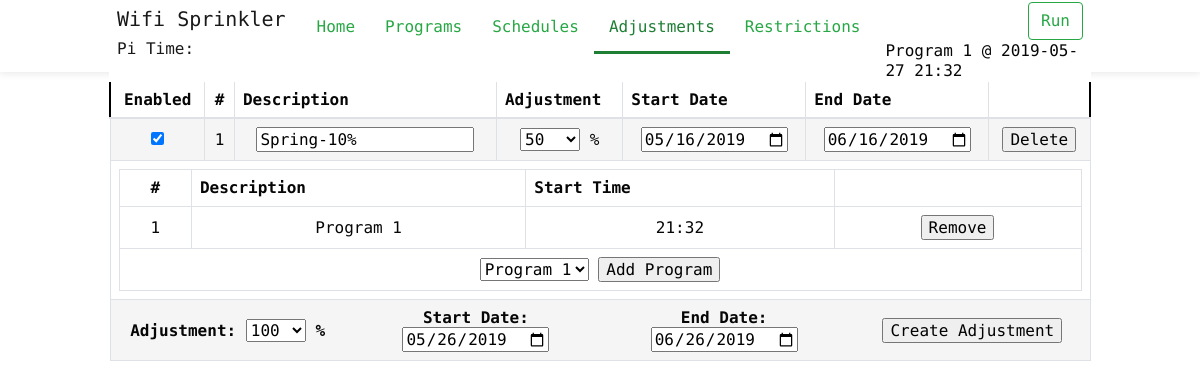
The page /adjustments on the database as committed earlier.
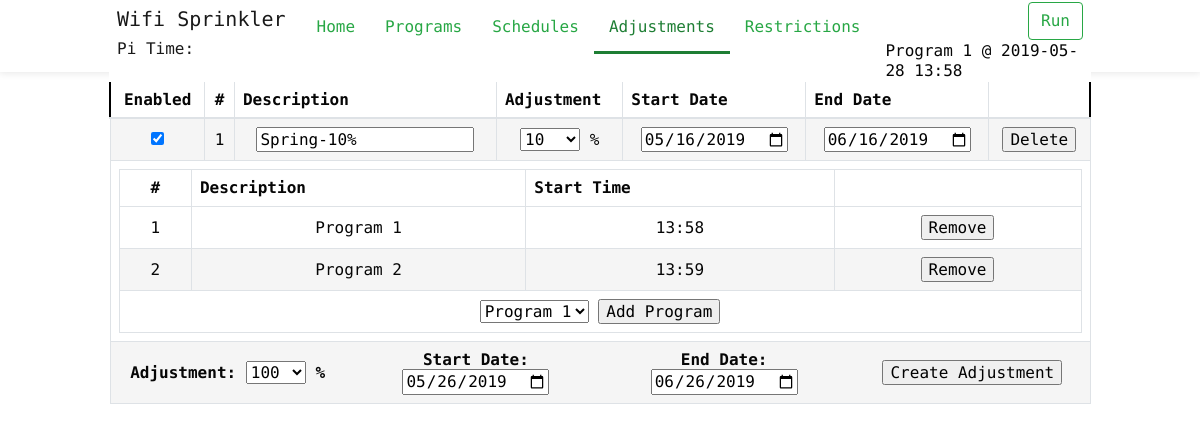
The same page on the database as committed later.
### main.py (models this page shows)
class Program(db.Model):
	__tablename__ = 'Program'
	program_id = db.Column(db.Integer, primary_key=True)
	description = db.Column(db.String(120), unique=False, nullable=True)
	enabled = db.Column(db.Boolean)
	program_zones = db.relationship('Program_Zones', backref='program', cascade="all, delete-orphan")
	program_run = db.relationship('Program_Run', backref='program', cascade="all, delete-orphan")
	program_schedule = db.relationship('Program_Schedule', backref='program', cascade="all, delete-orphan")
	program_adjustment = db.relationship('Program_Adjustment', backref='program', cascade="all, delete-orphan")
	program_restriction = db.relationship('Program_Restriction', backref='program', cascade="all, delete-orphan")

class Adjustment(db.Model):
	__tablename__ = 'Adjustment'
	adjustment_id = db.Column(db.Integer, primary_key=True)
	adjust_value = db.Column(db.Integer, unique=False)
	description = db.Column(db.String(120), unique=False, nullable=False)
	start_date = db.Column(db.DateTime, unique=False, default=datetime.now)
	end_date = db.Column(db.DateTime, unique=False, default=datetime.now)
	enabled = db.Column(db.Boolean)
	program_adjustment = db.relationship('Program_Adjustment', backref='adjustment', cascade="all, delete-orphan")

class Program_Adjustment(db.Model):
	__tablename__ = 'Program_Adjustment'
	__table_args__ = (
		PrimaryKeyConstraint('program_id', 'adjustment_id'),
	)
	program_id = db.Column(db.Integer, db.ForeignKey("Program.program_id"), primary_key=True)
	adjustment_id = db.Column(db.Integer, db.ForeignKey("Adjustment.adjustment_id"), primary_key=True)

### main.py (the view)
@app.route("/adjustments")
def adjustments():
	adjustments = Adjustment.query.all()
	programs = Program.query.filter_by(enabled=True)
	next_progam_run = GetNextProgamRun()
	return render_template('adjustments.html', adjustments=adjustments, programs=programs, next_progam_run=next_progam_run, curent_page='Adjustments')

### main.py (called while the page is built)
@app.context_processor
def utility_processor():
	return dict(isAllowedTime=isAllowedTime )

@app.template_filter('dateformat')
def dateformat(value, format='%Y-%m-%d'):
	return value.strftime(format)

@app.template_filter('timeformat')
def timeformat(value, format='%H:%M'):
	return value.strftime(format)

@app.template_filter('datetimeformat')
def datetimeformat(value, format='%Y-%m-%d %H:%M'):
	return value.strftime(format)

### templates/adjustments.html (shortened to what this page needs)
{% extends 'layout.html' %}
{% from "_macros.html" import duration, percentage %}
{% block body %}
		<div class="container" >
			<div class="row">
				<div id="adjustment_div" class="col-lg-12">
					<table class="table table-bordered dataTable" id="dataTable" cellspacing="0" width="100%">
						<thead>
							<tr role="row" style="border: 2px solid #000 !important;">
								<th class="center">Enabled</th>
								<th class="td-select center">#</th>
								<th class="td-select">Description</th>
								<th>Adjustment</th>
								<th>Start Date</th>
								<th>End Date</th>
								<th class="center"></th>
							</tr>
						</thead>
						<tfoot>
							<tr>
								<th colspan="7" class="AddAdjustmentSpan center RowEven">
									<div class="row" >
										<div class="col-sm-3 middle">
											Adjustment:	{{ percentage('adjust-value', 100, True) }} %
										</div>
										<div class="col-sm-3 middle">
											Start Date: <input type="date" id="adjust_startdate" value="" style="" />
										</div>
										<div class="col-sm-3 middle">
											End Date: <input type="date" id="adjust_enddate" value="" style="" />
										</div>
										<div class="col-sm-3 middle">
											<input type="button" id="btn_add_adjustment" value="Create Adjustment" style=""/>
										</div>
									</div>
								</th>
							</tr>
						</tfoot>
						<tbody>
							{% for adjustment in adjustments %}
							<tr role="row" class="RowEven" style="border-top: 2px solid #000;">
								<td>
									{% if adjustment.enabled %}
									<input type="checkbox" id="chk_{{adjustment.adjustment_id}}" name="chk_{{adjustment.adjustment_id}}" checked>
									{% else %}
									<input type="checkbox" id="chk_{{adjustment.adjustment_id}}" name="chk_{{adjustment.adjustment_id}}">
									{% endif %}
						      </td>
						      <td class="td-select">{{ adjustment.adjustment_id }}</td>
								<td class="AdjustmentDescriptionSpan td-select">
									<input type="text" id="desc_{{ adjustment.adjustment_id }}" value="{{ adjustment.description }}" style="" {{'' if adjustment.enabled else 'disabled'}} >
								</td>
								<td class="AdjustmentValue">
									{{ percentage(adjustment.adjustment_id, adjustment.adjust_value, adjustment.enabled) }} %
								</td>
								<td class="AdjustmentStartDate">
									<input type="date" id="start-date_{{ adjustment.adjustment_id }}" value="{{ adjustment.start_date|dateformat }}" style="" {{'' if adjustment.enabled else 'disabled'}}/>
								</td>
								<td class="AdjustmentEndDate">
									<input type="date" id="end-date_{{ adjustment.adjustment_id }}" value="{{ adjustment.end_date|dateformat }}" style="" {{'' if adjustment.enabled else 'disabled'}}/>
								</td>
								<td class="AdjustmentDeleteSpan">
									<input type="button" id="delete_{{ adjustment.adjustment_id }}" value="Delete" style=""/>
								</td>
								</tr>
							<tr>
								<td colspan="7">
									<table class="table table-bordered dataTable" id="table_{{adjustment.adjustment_id}}" cellspacing="0" width="100%" style="margin-bottom: 0px;">
										<tr role="row">
											<th class="center">#</th>
											<th>Description</th>
											<th>Start Time</th>
											<th></th>
										</tr>
										<tfoot>
											<tr>
												<th colspan="5" class="center ProgramAddSpan">
													<select id="select-program_{{adjustment.adjustment_id}}">
													{% for program in programs %}
													<option value="{{ program.program_id }}">{{ program.description }}</option>
													{% endfor %}
													</select>
													<input type="button" id="btn-program-add_{{adjustment.adjustment_id}}" value="Add Program" style=""/>
												</th>
											</tr>
										</tfoot>
										{% for program in adjustment.program_adjustment %}
											{% if loop.index % 2 == 0 %}
											<tr role="row" class="RowEven">
											{% else %}
											<tr role="row" class="RowOdd">
											{% endif %}
											<td>{{ program.program_id }}</td>
											<td>{{ program.program.description }}</td>
											<td class="ProgramStartTimeSpan">
												{% for run_time in program.program.program_run %}
													<div>
														<span id="run_time">{{ run_time.start_time|timeformat }}</span>
												{% endfor %}
											</td>
											<td class="ProgramDeleteSpan">
												<input type="button" id="remove_{{ program.program_id }}" value="Remove" style="min-width: 50px;"/>
											</td>
										</tr>
										{% endfor %}
									</table>
								</td>
							</tr>
						  {% endfor %}
						</tbody>
					</table>
				</div>
			</div>
		</div>
	</body>
</html>
{% endblock %}

### templates/layout.html (shortened to what this page needs)
<!doctype html>
<html lang="">
	<head>
		<link rel="stylesheet" href="{{ url_for('static', filename='css/bootstrap.min.css') }}">
		<link rel="stylesheet" href="{{ url_for('static', filename='css/wifi-sprinkler.css') }}">
		<link rel="stylesheet" href="//code.jquery.com/ui/1.12.1/themes/base/jquery-ui.css">
	</head>
	<body class="home with-promo">
		<header class="fixed-top">
			<div class="headerLightBox">
				<div class="container" >
					<nav class="navbar navbar-toggleable-md navbar-light">
						<div class="logo">
							<a class="navbar-brand" href="/">
								<h5>Wifi Sprinkler</h6>
								<h6>Pi Time: <Pi Time: <span id='time_value' class="label" ></h6>
							</a>
						</div>
						<div class="navigation">
							<ul class="nav navbar-left">
								<li class="nav-item {{'active' if curent_page=='Home'}} tf-menu">
									<a class="nav-link" href="/">Home</a>
								</li>
								<li class="nav-item {{'active' if curent_page=='Programs'}} tf-menu">
									<a class="nav-link" href="/programs">Programs</a>
								</li>
								<li class="nav-item {{'active' if curent_page=='Schedules'}} tf-menu">
									<a class="nav-link" href="/schedules">Schedules</a>
								</li>
								<li class="nav-item {{'active' if curent_page=='Adjustments'}} tf-menu">
									<a class="nav-link" href="/adjustments">Adjustments</a>
								</li>
								<li class="nav-item {{'active' if curent_page=='Restrictions'}} tf-menu">
									<a class="nav-link" href="/restrictions">Restrictions</a>
								</li>
							</ul>
							<ul class="nav navbar-right justify-content-end">
								<li>
									<button class="btn btn-outline-success my-2 my-sm-0 start_stop_btn" type="button" id="">Run</button>
								</li>
								{% if next_progam_run.program is not none %}
								<li>
									<div style="padding-left: 10px;">
										<span class="middle">
										{{next_progam_run.program}}{{' @ ' + next_progam_run.run_datetime|datetimeformat if next_progam_run.program_id != 0 else ''}}
									</span>
									</div>
								</li>
								{% endif %}
							</ul>
						</div>
					</nav>
				</div>
			</div>
		</header>
		{% block body %}{% endblock %}

### templates/_macros.html (shortened to what this page needs)
{% macro percentage(id, value, enabled=True) %}
<select id ="select_{{ id }}" style="width:100%;max-width: 60px;" {{'' if enabled else 'disabled'}}>
	{% for n in range(200, 0, -10) %}
		<option value='{{n}}' {{'selected' if value==n else ''}}>{{n}}</option>
	{% endfor %}
</select>
{% endmacro %}

### static/css/wifi-sprinkler.css (style rules this page uses)
.container { padding-left: 5px; padding-right: 5px; }
.center { text-align: center; margin: auto; }
.middle { vertical-align: middle;margin: auto; }
.RowOdd { background-color: #FFF; text-align: center; }
.RowEven { background-color: #F5F5F5; text-align: center; }
.table-bordered td, .table-bordered th { vertical-align: middle; }
@media (min-width: 720px) { .td-select { display:table-cell !important; } }
@media (min-width: 720px) { .table-bordered td, .table-bordered th { padding: .50rem; } }
html { font-size: 16px; font-family: "Encode Sans"!important; line-height: 1.15; -ms-text-size-adjust: 100%; -webkit-text-size-adjust: 100%; -webkit-font-smoothing: antialiased; box-sizing: border-box; -ms-overflow-style: scrollbar; }
body { font-family: "Encode Sans"!important; font-size: 1rem; font-weight: 400; line-height: 1.2; text-align: left; background-color: #fff; margin: 0; margin-top: 80px; color: #060606; -webkit-font-smoothing: antialiased; text-rendering: optimizeLegibility; height: auto; }
.fixed-bottom, .fixed-top { position: fixed; right: 0; z-index: 1030; left: 0; }
.container, .container-fluid { position: relative; margin-left: auto; margin-right: auto; height: 100%; }
header { background: #fff; z-index: 1; }
header .headerLightBox { box-shadow: 0 0 8px 1px rgba(0,0,0,.1); z-index: 1; position: relative; height: 72px; }
.navbar { width: 100%; overflow: hidden; background-color: #fff; top: 0; padding: .1rem 0.5rem; }
header .navigation { width: 100%; }
header .navbar .nav>li { float: left; }
header .logo { display: flex; -webkit-box-pack: center; -webkit-justify-content: center; -ms-flex-pack: center; justify-content: center; -webkit-box-align: center; -webkit-align-items: center; -ms-flex-align: center; align-items: center; margin: auto; }
header .navbar .nav.navbar-left>li>a { font-size: 1rem; padding: 15px 15px 15px; }
@media (min-width: 1200px) { header .logo { margin-left: 0px; margin-top: 0px; } }
@media (min-width: 992px) { header .logo { margin-right: 0px; margin-top: 0px; } }
@media (min-width: 576px) { .container { max-width: 540px; } }
@media (min-width: 768px) { .container { max-width: 720px; } }
@media (min-width: 992px) { .container { max-width: 992px; } }
@media (min-width: 992px) { header .navbar .nav.navbar-left { display: block; } }
@media (min-width: 992px) { header .navbar .nav.navbar-right { display: -webkit-box; display: -webkit-flex; display: -ms-flexbox; display: flex; -webkit-box-align: center; -webkit-align-items: center; -ms-flex-align: center; align-items: center; } }
@media (min-width: 992px) { .navbar-toggleable-md, .navbar-toggleable-md .navbar-nav { -webkit-box-orient: horizontal; -webkit-box-direction: normal; } }
@media (min-width: 992px) { .navbar-toggleable-md { -webkit-flex-direction: row; -ms-flex-direction: row; flex-direction: row; -webkit-flex-wrap: nowrap; -ms-flex-wrap: nowrap; flex-wrap: nowrap; -webkit-box-align: center; -webkit-align-items: center; -ms-flex-align: center; align-items: center; } }
@media (min-width: 992px) { a { color: #28a745; } }
@media (min-width: 992px) { li.active > a { color: #1e7e34; } }
@media (min-width: 992px) { li.active { border-bottom: 3px solid #1e7e34; -webkit-transform: scaleX(1); -ms-transform: scaleX(1); transform: scaleX(1); } }

Rows that differ between the two databases and show on the page:
changed Adjustment "Spring-10%": value "50" → "10"; gains Program_Adjustment (program_id "1", program.description "Program 1", start_time "13:58"); loses Program_Adjustment (program_id "1", program.description "Program 1", start_time "21:32")
added Program_Adjustment: program_id "2", program.description "Program 2", start_time "13:59"
Other text that changed with them:
text no longer shown: "@ 2019-05-27 21:32"
text now shown: "@ 2019-05-28 13:58"
